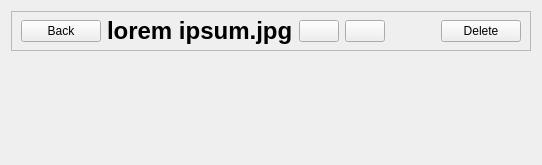
<?xml version="1.0" encoding="UTF-8"?>
<ui version="4.0">
 <class>PictureWidget</class>
 <widget class="QWidget" name="PictureWidget">
  <property name="geometry">
   <rect>
    <x>0</x>
    <y>0</y>
    <width>450</width>
    <height>165</height>
   </rect>
  </property>
  <property name="windowTitle">
   <string>Form</string>
  </property>
  <layout class="QVBoxLayout" name="verticalLayout">
   <item>
    <widget class="QFrame" name="frame">
      <property name="minimumSize">
      <size>
       <width>0</width>
       <height>40</height>
      </size>
     </property>
     <property name="maximumSize">
      <size>
       <width>16777215</width>
       <height>40</height>
      </size>
     </property>
     <property name="frameShape">
      <enum>QFrame::StyledPanel</enum>
     </property>
     <property name="frameShadow">
      <enum>QFrame::Raised</enum>
     </property>
     <layout class="QHBoxLayout" name="horizontalLayout">
      <property name="topMargin">
       <number>4</number>
      </property>
      <property name="bottomMargin">
       <number>4</number>
      </property>
      <item>
       <widget class="QPushButton" name="backButton">
        <property name="maximumSize">
         <size>
          <width>130</width>
          <height>16777215</height>
         </size>
        </property>
        <property name="text">
         <string>Back</string>
        </property>
        <property name="icon">
         <iconset resource="res/resource.qrc">
          <normaloff>:/icons/back-to-gallery.png</normaloff>:/icons/back-to-gallery.png</iconset>
        </property>
       </widget>
      </item>
      <item>
       <widget class="QLabel" name="nameLabel">
        <property name="maximumSize">
         <size>
          <width>16777215</width>
          <height>30</height>
         </size>
        </property>
        <property name="font">
         <font>
          <pointsize>18</pointsize>
          <weight>75</weight>
          <bold>true</bold>
         </font>
        </property>
        <property name="text">
         <string>lorem ipsum.jpg</string>
        </property>
       </widget>
      </item>
      <item>
       <widget class="QPushButton" name="previousButton">
        <property name="maximumSize">
         <size>
          <width>50</width>
          <height>16777215</height>
         </size>
        </property>
        <property name="text">
         <string/>
        </property>
        <property name="icon">
         <iconset resource="res/resource.qrc">
          <normaloff>:/icons/photo-previous.png</normaloff>:/icons/photo-previous.png</iconset>
        </property>
       </widget>
      </item>
      <item>
       <widget class="QPushButton" name="nextButton">
        <property name="maximumSize">
         <size>
          <width>50</width>
          <height>16777215</height>
         </size>
        </property>
        <property name="text">
         <string/>
        </property>
        <property name="icon">
         <iconset resource="res/resource.qrc">
          <normaloff>:/icons/photo-next.png</normaloff>:/icons/photo-next.png</iconset>
        </property>
       </widget>
      </item>
      <item>
       <spacer name="horizontalSpacer">
        <property name="orientation">
         <enum>Qt::Horizontal</enum>
        </property>
        <property name="sizeType">
         <enum>QSizePolicy::Fixed</enum>
        </property>
        <property name="sizeHint" stdset="0">
         <size>
          <width>50</width>
          <height>20</height>
         </size>
        </property>
       </spacer>
      </item>
      <item>
       <widget class="QPushButton" name="deleteButton">
        <property name="maximumSize">
         <size>
          <width>130</width>
          <height>16777215</height>
         </size>
        </property>
        <property name="text">
         <string>Delete</string>
        </property>
        <property name="icon">
         <iconset resource="res/resource.qrc">
          <normaloff>:/icons/photo-delete.png</normaloff>:/icons/photo-delete.png</iconset>
        </property>
       </widget>
      </item>
     </layout>
    </widget>
   </item>
   <item>
    <widget class="QLabel" name="pictureLabel">
     <property name="text">
      <string/>
     </property>
     <property name="scaledContents">
      <bool>false</bool>
     </property>
     <property name="alignment">
      <set>Qt::AlignCenter</set>
     </property>
    </widget>
   </item>
  </layout>
 </widget>
 <resources>
  <include location="res/resource.qrc"/>
 </resources>
 <connections/>
</ui>
